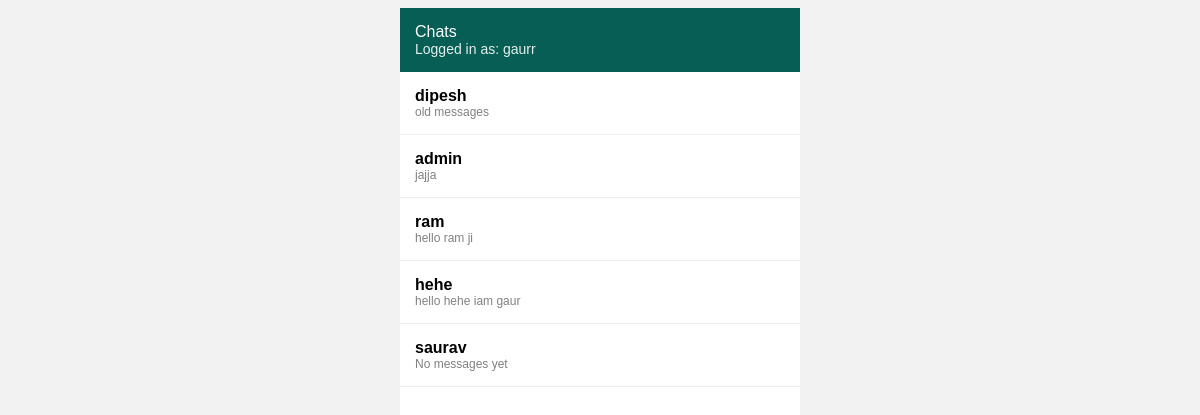
The page /friends/ (signed in) on the database as committed earlier.
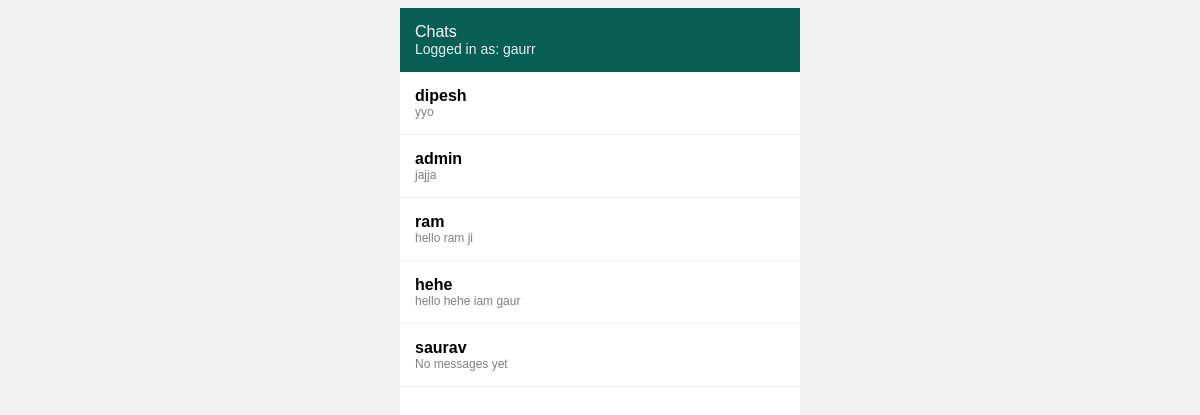
The same page on the database as committed later.
### chat/models.py (models this page shows, shortened)
class Message(models.Model):
    conversation = models.ForeignKey(
        Conversation,
        on_delete=models.CASCADE,
        related_name="messages"
    )
    sender = models.ForeignKey(
        User,
        on_delete=models.CASCADE
    )
    content = models.TextField()
    timestamp = models.DateTimeField(auto_now_add=True)

### friends/views.py (the view)
# urls.py: path("", chat_list, name="chat-list"),
@login_required
def chat_list(request):
    conversations = Conversation.objects.filter(participants=request.user).order_by("-created_at")
    return render(request, "friends/chat_list.html", {
        "conversations": conversations,
        "current_user" : request.user
    })

### friends/templates/friends/chat_list.html (shortened to what this page needs)
<!DOCTYPE html>
<html>
<head>
</head>
<body>
<div class="app">
    <div class="header">
        Chats
        <div class="me">
            Logged in as: {{ current_user.username }}
        </div>
    </div>
    <div>
        {% for convo in conversations %}
            {% for user in convo.participants.all %}
                {% if user != current_user %}
                    <a class="chat" href="{% url 'chat-room' convo.id %}">
                        <div class="username">
                            {{ user.username }}
                        </div>
                        <div class="last">
                            {% with last=convo.messages.last %}
                                {% if last %}
                                    {{ last.content }}
                                {% else %}
                                    No messages yet
                                {% endif %}
                            {% endwith %}
                        </div>
                    </a>
                {% endif %}
            {% endfor %}
        {% empty %}
            <p style="padding:15px;">No chats yet</p>
        {% endfor %}
    </div>
</div>
</body>
</html>

### friends/templates/friends/chat_list.html (style rules this page uses)
body { font-family: Arial; background: #f2f2f2; }
.app { width: 400px; margin: auto; background: white; height: 100vh; display: flex; flex-direction: column; }
.header { background: #075E54; color: white; padding: 15px; }
.me { font-size: 14px; opacity: 0.9; }
.chat { padding: 15px; border-bottom: 1px solid #eee; text-decoration: none; color: black; display: block; }
.username { font-weight: bold; }
.last { font-size: 12px; color: gray; }

Rows that differ between the two databases and show on the page:
no longer on this page (row unchanged): Message: content "old messages"
added Message: content "yyo"
